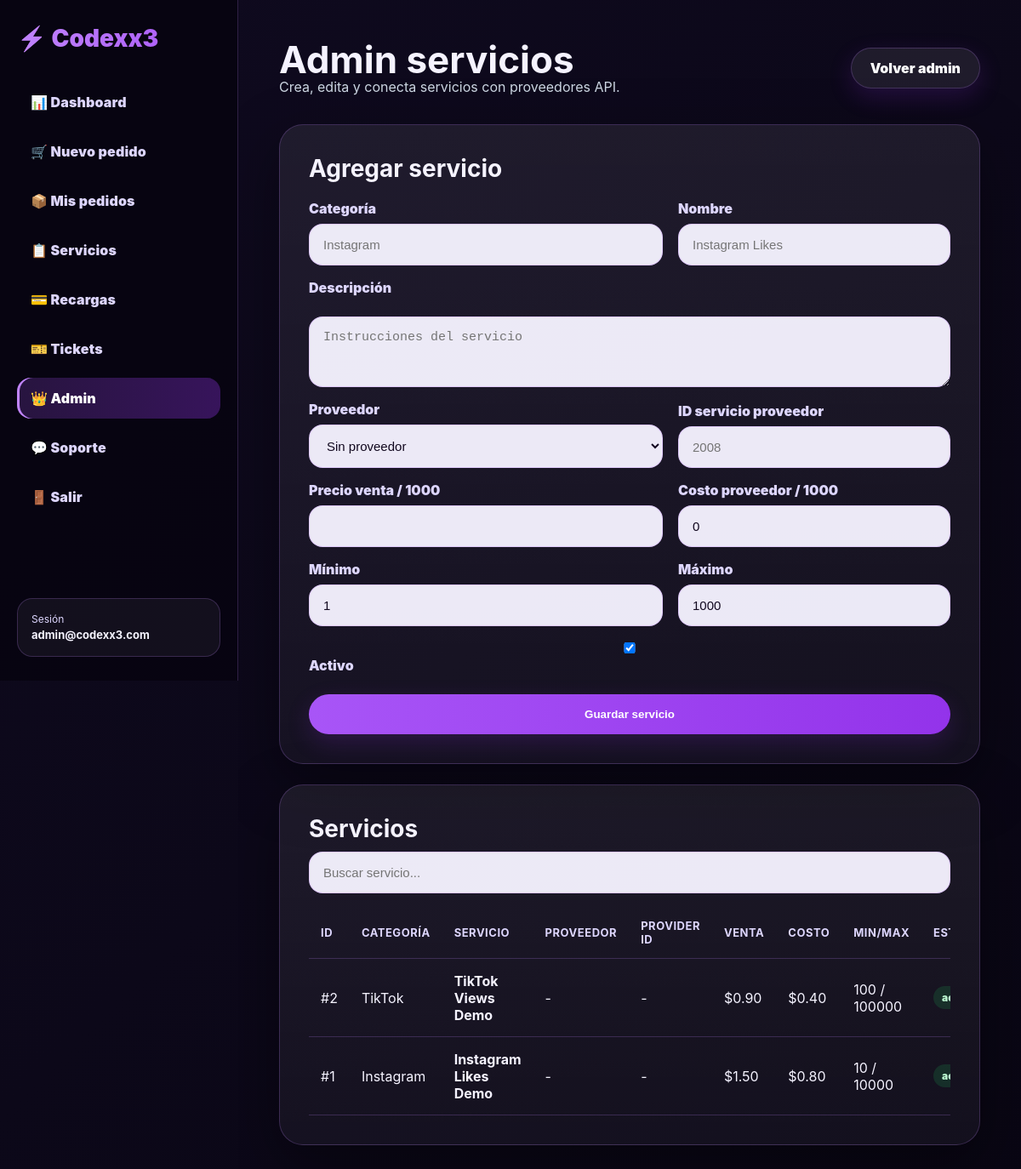
The page /admin_services.php (signed in) on the database its author committed.
### tables this page shows
CREATE TABLE IF NOT EXISTS users (
  id INT UNSIGNED AUTO_INCREMENT PRIMARY KEY,
  email VARCHAR(190) NOT NULL UNIQUE,
  password VARCHAR(255) NOT NULL,
  balance DECIMAL(12,4) NOT NULL DEFAULT 0.0000,
  is_admin TINYINT(1) NOT NULL DEFAULT 0,
  status ENUM('active','blocked') NOT NULL DEFAULT 'active',
  created_at TIMESTAMP NOT NULL DEFAULT CURRENT_TIMESTAMP,
  updated_at TIMESTAMP NULL DEFAULT NULL ON UPDATE CURRENT_TIMESTAMP
);

CREATE TABLE IF NOT EXISTS services (
  id INT UNSIGNED AUTO_INCREMENT PRIMARY KEY,
  provider_id INT UNSIGNED NULL,
  provider_service_id VARCHAR(80) NULL,
  category VARCHAR(120) NOT NULL DEFAULT 'General',
  name VARCHAR(190) NOT NULL,
  description TEXT NULL,
  rate DECIMAL(12,4) NOT NULL DEFAULT 0.0000,
  cost_rate DECIMAL(12,4) NOT NULL DEFAULT 0.0000,
  min INT UNSIGNED NOT NULL DEFAULT 1,
  max INT UNSIGNED NOT NULL DEFAULT 10000,
  active TINYINT(1) NOT NULL DEFAULT 1,
  created_at TIMESTAMP NOT NULL DEFAULT CURRENT_TIMESTAMP,
  updated_at TIMESTAMP NULL DEFAULT NULL ON UPDATE CURRENT_TIMESTAMP,
  INDEX idx_services_active (active),
  INDEX idx_services_category (category),
  INDEX idx_services_provider (provider_id),
  CONSTRAINT fk_services_provider FOREIGN KEY (provider_id) REFERENCES providers(id) ON DELETE SET NULL
);

### app/config/database.php (called while the page is built, shortened)
<?php
class Database {
    private ?PDO $pdo = null;
    public function __construct() {
        $host = getenv('DB_HOST') ?: 'localhost';
        $port = getenv('DB_PORT') ?: '3306';
        $name = getenv('DB_NAME') ?: 'codexx3_smm';
        $user = getenv('DB_USER') ?: 'root';
        $pass = getenv('DB_PASS') ?: '';
        try {
            $dsn = "mysql:host={$host};port={$port};dbname={$name};charset=utf8mb4";
            $this->pdo = new PDO($dsn, $user, $pass, [
                PDO::ATTR_ERRMODE => PDO::ERRMODE_EXCEPTION,
                PDO::ATTR_DEFAULT_FETCH_MODE => PDO::FETCH_ASSOC,
                PDO::ATTR_EMULATE_PREPARES => false,
            ]);
        } catch (Throwable $e) {
            $this->log('DB connection error: '.$e->getMessage());
            http_response_code(500);
            exit('Error de conexión a base de datos.');
        }
    }
    public function query(string $sql, array $params = []): PDOStatement|false {
        try {
            $stmt = $this->pdo->prepare($sql);
            $stmt->execute($params);
            return $stmt;
        } catch (Throwable $e) {
            $this->log('Query error: '.$e->getMessage().' SQL: '.$sql);
            return false;
        }
    }
}

### public/admin_services.php (the view, shortened to what this page needs)
<?php
require_once __DIR__.'/../app/config/database.php';
require_once __DIR__.'/../app/lib/helpers.php';
$db=new Database();
$user=current_user($db);
$services=db_all($db,'SELECT s.*,p.name provider_name FROM services s LEFT JOIN providers p ON p.id=s.provider_id ORDER BY s.id DESC LIMIT 200');
$editId=(int)($_GET['edit']??0);$edit=$editId?db_one($db,'SELECT * FROM services WHERE id=?',[$editId]):[];
panel_header('Admin Services','admin',$user);
?>
<div class="topbar"><div><h1>Admin servicios</h1><p class="muted">Crea, edita y conecta servicios con proveedores API.</p></div><a class="btn secondary" href="/admin.php">Volver admin</a></div>
<section class="main-card form-card"><h2><?= $edit?'Editar servicio':'Agregar servicio' ?></h2><form method="post" class="stack-form"><input type="hidden" name="action" value="save_service"><input type="hidden" name="id" value="<?= (int)($edit['id']??0) ?>"><div class="form-grid"><div><label>Categoría</label><input name="category" value="<?=e($edit['category']??'')?>" placeholder="Instagram" required></div><div><label>Nombre</label><input name="name" value="<?=e($edit['name']??'')?>" placeholder="Instagram Likes" required></div></div><label>Descripción</label><textarea name="description" rows="3" placeholder="Instrucciones del servicio"><?=e($edit['description']??'')?></textarea><div class="form-grid"><div><label>Proveedor</label><select name="provider_id"><option value="">Sin proveedor</option><?php foreach($providers as $p):?><option value="<?= (int)$p['id']?>" <?= ((int)($edit['provider_id']??0)===(int)$p['id'])?'selected':'' ?>><?=e($p['name'])?></option><?php endforeach;?></select></div><div><label>ID servicio proveedor</label><input name="provider_service_id" value="<?=e($edit['provider_service_id']??'')?>" placeholder="2008"></div></div><div class="form-grid"><div><label>Precio venta / 1000</label><input name="rate" type="number" step="0.0001" value="<?=e($edit['rate']??'')?>" required></div><div><label>Costo proveedor / 1000</label><input name="cost_rate" type="number" step="0.0001" value="<?=e($edit['cost_rate']??'0')?>"></div></div><div class="form-grid"><div><label>Mínimo</label><input name="min" type="number" value="<?=e($edit['min']??1)?>" required></div><div><label>Máximo</label><input name="max" type="number" value="<?=e($edit['max']??1000)?>" required></div></div><label class="check-row"><input type="checkbox" name="active" <?= (($edit['active']??1)==1)?'checked':'' ?>> Activo</label><button class="btn primary" type="submit">Guardar servicio</button></form></section>
<section class="main-card table-card"><h2>Servicios</h2><div class="filters-row"><input id="serviceSearch" placeholder="Buscar servicio..."></div><div class="table-wrap"><table id="adminServicesTable"><thead><tr><th>ID</th><th>Categoría</th><th>Servicio</th><th>Proveedor</th><th>Provider ID</th><th>Venta</th><th>Costo</th><th>Min/Max</th><th>Estado</th></tr></thead><tbody><?php foreach($services as $s):?><tr data-search="<?=e(strtolower(($s['id']??'').' '.($s['category']??'').' '.($s['name']??'').' '.($s['provider_name']??'')))?>"><td>#<?= (int)$s['id']?></td><td><?=e($s['category'])?></td><td><strong><?=e($s['name'])?></strong></td><td><?=e($s['provider_name']??'-')?></td><td><?=e($s['provider_service_id']??'-')?></td><td><?=money($s['rate'])?></td><td><?=money($s['cost_rate']??0)?></td><td><?= (int)$s['min']?> / <?= (int)$s['max']?></td><td><span class="badge <?=((int)$s['active']===1)?'completed':'failed'?>"><?=((int)$s['active']===1)?'activo':'inactivo'?></span></td><?= (int)$s['id']?><?= (int)$s['id']?></tr><?php endforeach;?></tbody></table></div></section><?php panel_footer(); ?>

### app/lib/helpers.php (shortened to what this page needs)
<?php
function e(mixed $value): string { return htmlspecialchars((string)$value, ENT_QUOTES, 'UTF-8'); }
function money(float|int|string $amount): string { return '$'.number_format((float)$amount, 2); }
function db_one(Database $db, string $sql, array $params = []): array {
    $stmt = $db->query($sql, $params);
    $row = $stmt->fetch();
    return is_array($row) ? $row : [];
}
function db_all(Database $db, string $sql, array $params = []): array {
    $stmt = $db->query($sql, $params);
    $rows = $stmt->fetchAll();
    return is_array($rows) ? $rows : [];
}
function current_user(Database $db): array {
    $id = (int)($_SESSION['user_id'] ?? 0);
    return db_one($db, 'SELECT id,email,balance,is_admin FROM users WHERE id=?', [$id]);
}
function panel_header(string $title, string $active, array $user = []): void {
    $isAdmin = (int)($user['is_admin'] ?? $_SESSION['is_admin'] ?? 0) === 1;
    $email = $user['email'] ?? '';
    ?>
    <!doctype html>
    <html lang="es">
    <head>
        <link rel="stylesheet" href="/assets/css/style.css">
    </head>
    <body>
    <div class="panel">
        <aside class="sidebar">
            <div class="side-logo">⚡ Codexx3</div>
            <a class="<?= $active==='dashboard'?'active':'' ?>" href="/dashboard.php">📊 Dashboard</a>
            <a class="<?= $active==='order'?'active':'' ?>" href="/order.php">🛒 Nuevo pedido</a>
            <a class="<?= $active==='orders'?'active':'' ?>" href="/orders.php">📦 Mis pedidos</a>
            <a class="<?= $active==='services'?'active':'' ?>" href="/services.php">📋 Servicios</a>
            <a class="<?= $active==='deposits'?'active':'' ?>" href="/deposits.php">💳 Recargas</a>
            <a class="<?= $active==='tickets'?'active':'' ?>" href="/tickets.php">🎫 Tickets</a>
            <?php if($isAdmin): ?><a class="<?= $active==='admin'?'active':'' ?>" href="/admin.php">👑 Admin</a><?php endif; ?>
            <a href="https://wa.me/50361605896" target="_blank" rel="noopener">💬 Soporte</a>
            <a href="/logout.php">🚪 Salir</a>
            <div class="side-user">
                <span>Sesión</span>
                <strong><?= e($email) ?></strong>
            </div>
        </aside>
        <main class="content">
    <?php
}
function panel_footer(): void {
    echo '</main></div></body></html>';
}

### public/assets/css/style.css (style rules this page uses)
:root { --bg:#0f0a1f;--bg2:#1c1235;--panel:#130d24;--primary:#a855f7;--primary2:#9333ea;--soft:#c084fc;--text:#f5f3ff;--muted:#ddd6fe;--line:rgba(192,132,252,.22);--glass:rgba(255,255,255,.065);--danger:#ef4444;--success:#22c55e;--shadow:0 24px 70px rgba(0,0,0,.38) }
* { margin:0;padding:0;box-sizing:border-box }
html { scroll-behavior:smooth }
body { font-family:Inter,Arial,sans-serif;background:radial-gradient(circle at 20% 0%,rgba(168,85,247,.28),transparent 32%),linear-gradient(135deg,#0f0a1f,#090613 70%);color:var(--text);min-height:100vh }
a { color:inherit }
.btn { display:inline-flex;align-items:center;justify-content:center;gap:8px;padding:13px 22px;border-radius:999px;text-decoration:none;color:white;border:0;cursor:pointer;font-weight:900;transition:.2s ease;white-space:nowrap;box-shadow:0 10px 28px rgba(147,51,234,.18) }
.btn.primary,.btn:not(.secondary):not(.outline):not(.danger) { background:linear-gradient(90deg,var(--primary),var(--primary2)) }
.btn.secondary { background:rgba(255,255,255,.08);border:1px solid var(--line) }
input,select,textarea { width:100%;padding:15px 16px;border-radius:16px;border:1px solid rgba(192,132,252,.32);background:rgba(245,243,255,.96);color:#12091f;outline:none;font-size:15px }
label { font-weight:900;color:var(--muted);margin-bottom:8px;display:block }
textarea { resize:vertical }
.stack-form { display:grid;gap:16px;margin-top:20px }
.form-grid { display:grid;grid-template-columns:1fr 320px;gap:18px;align-items:end }
.panel { min-height:100vh;display:grid;grid-template-columns:280px 1fr;background:linear-gradient(135deg,#0f0a1f,#090613) }
.sidebar { background:rgba(7,4,16,.94);border-right:1px solid var(--line);padding:28px 20px;display:flex;flex-direction:column;gap:10px;position:sticky;top:0;height:100vh }
.side-logo { font-size:28px;font-weight:1000;margin-bottom:24px;background:linear-gradient(90deg,var(--soft),var(--primary));-webkit-background-clip:text;-webkit-text-fill-color:transparent }
.sidebar a { color:var(--muted);text-decoration:none;padding:14px 16px;border-radius:16px;display:block;font-weight:900;letter-spacing:.01em }
.sidebar a:hover,.sidebar a.active { background:linear-gradient(90deg,rgba(168,85,247,.20),rgba(147,51,234,.34));color:white;box-shadow:inset 3px 0 0 var(--soft) }
.side-user { margin-top:auto;padding:16px;border-radius:18px;background:rgba(255,255,255,.05);border:1px solid var(--line);overflow:hidden }
.side-user span { display:block;color:var(--muted);font-size:12px }
.side-user strong { font-size:13px;word-break:break-all }
.content { padding:48px;overflow:auto;max-width:1280px;width:100%;margin:0 auto }
.topbar { display:flex;justify-content:space-between;align-items:center;margin-bottom:34px;gap:18px }
.topbar h1 { font-size:44px;line-height:1 }
.muted { color:#cbd5e1 }
.main-card { background:linear-gradient(180deg,rgba(255,255,255,.075),rgba(255,255,255,.045));border:1px solid var(--line);border-radius:28px;padding:34px;margin-bottom:24px;box-shadow:var(--shadow) }
.main-card h2 { margin-bottom:10px;font-size:28px }
.table-wrap { overflow:auto;margin-top:16px }
table { width:100%;border-collapse:collapse;min-width:760px }
th,td { text-align:left;padding:14px;border-bottom:1px solid var(--line);vertical-align:middle }
th { color:var(--muted);font-size:13px;text-transform:uppercase;letter-spacing:.04em }
.badge { display:inline-flex;padding:6px 10px;border-radius:999px;background:rgba(255,255,255,.08);font-size:12px;font-weight:900 }
.badge.completed,.badge.done { color:#bbf7d0;background:rgba(34,197,94,.16) }
.form-card { max-width:900px }
.form-card .btn.primary { width:100%;padding:16px }

### rows shown on the page
users: email "admin@codexx3.com"
services: id "2", category "TikTok", name "TikTok Views Demo", provider_name "-", provider_service "-", rate "$0.90", cost_rate "$0.40", min "100", max "100000", active "activo"
services: id "1", category "Instagram", name "Instagram Likes Demo", provider_name "-", provider_service "-", rate "$1.50", cost_rate "$0.80", min "10", max "10000", active "activo"
